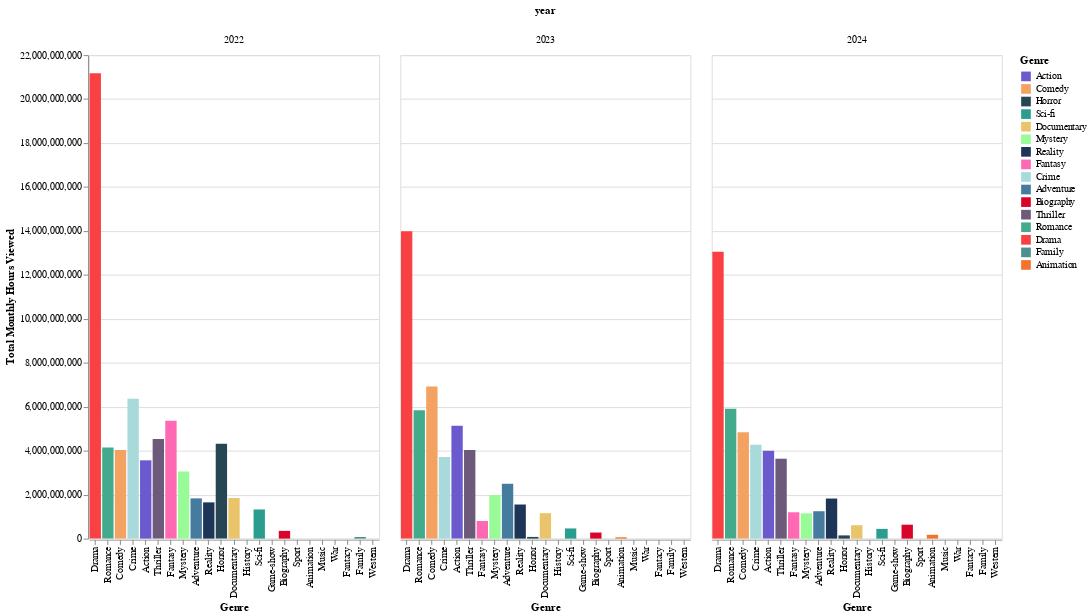

Write notebook code for a chart like this one.
### Markdown cell above
#รวมยอดวิวของประเภทซีรีส์ในแต่ละปี

### Code cell
#Drop ปี 2021 เนื่องจากมีข้อมูลเพียงครึ่งปี จึงไม่สามารถนำยอดวิวมาเปรียบเทียบกับปัอื่นที่รวมยอดวิวของทั้งปีได้
df_most_hour_eng_22_24 = df_most_hour_eng[df_most_hour_eng['year'] != 2021].reset_index(drop=True)

# แปลงข้อมูลให้ Genre อยู่ในรูปแบบที่เหมาะสม
genre_views = df_most_hour_eng_22_24.melt(
    id_vars=['year', 'monthly_hours_viewed'],
    value_vars=['Genre_1', 'Genre_2', 'Genre_3'],
    var_name='Genre_Type',
    value_name='Genre'
).groupby(['year', 'Genre'])['monthly_hours_viewed'].sum().reset_index()

# กราฟแท่งแสดงยอดวิวของแต่ละประเภทหนังในแต่ละปี
spaced_colors = {
    'Action': '#6A5ACD', 'Comedy': '#F4A261', 'Horror': '#264653', 'Sci-fi': '#2A9D8F',
    'Documentary': '#E9C46A', 'Mystery': '#98FB98', 'Reality': '#1D3557', 'Fantasy': '#FF69B4',
    'Crime': '#A8DADC', 'Adventure': '#457B9D', 'Biography': '#D90429', 'Thriller': '#6D597A',
    'Romance': '#43AA8B', 'Drama': '#F94144', 'Family': '#4D908E', 'Animation': '#F3722C'
}

genre_chart = alt.Chart(genre_views).mark_bar().encode(
    x=alt.X('Genre:N', title="Genre", sort='-y'),
    y=alt.Y('monthly_hours_viewed:Q', title="Total Monthly Hours Viewed"),
    color=alt.Color('Genre:N',
                    legend=alt.Legend(title="Genre"),
                    scale=alt.Scale(domain=list(spaced_colors.keys()), range=list(spaced_colors.values()))
                   ),
    column='year:N',
    tooltip=['year', 'Genre', 'monthly_hours_viewed']
).properties(
    width=300,
    height=500,
)

genre_chart

### Figure 1 — Vega-Lite specification as saved in the notebook (floating-point values rounded to 4 significant figures)
{"config": {"view": {"continuousWidth": 300, "continuousHeight": 300}}, "data": {"name": "data-ee14b840abd1f9537715d87c6bd00868"}, "mark": {"type": "bar"}, "encoding": {"color": {"field": "Genre", "legend": {"title": "Genre"}, "scale": {"domain": ["Action", "Comedy", "Horror", "Sci-fi", "Documentary", "Mystery", "Reality", "Fantasy", "Crime", "Adventure", "Biography", "Thriller", "Romance", "Drama", "Family", "Animation"], "range": ["#6A5ACD", "#F4A261", "#264653", "#2A9D8F", "#E9C46A", "#98FB98", "#1D3557", "#FF69B4", "#A8DADC", "#457B9D", "#D90429", "#6D597A", "#43AA8B", "#F94144", "#4D908E", "#F3722C"]}, "type": "nominal"}, "column": {"field": "year", "type": "nominal"}, "tooltip": [{"field": "year", "type": "quantitative"}, {"field": "Genre", "type": "nominal"}, {"field": "monthly_hours_viewed", "type": "quantitative"}], "x": {"field": "Genre", "sort": "-y", "title": "Genre", "type": "nominal"}, "y": {"field": "monthly_hours_viewed", "title": "Total Monthly Hours Viewed", "type": "quantitative"}}, "height": 500, "width": 300, "$schema": "https://vega.github.io/schema/vega-lite/v5.20.1.json", "datasets": {"data-ee14b840abd1f9537715d87c6bd00868": [{"year": 2022, "Genre": "Action", "monthly_hours_viewed": 3562720000}, {"year": 2022, "Genre": "Adventure", "monthly_hours_viewed": 1830880000}, {"year": 2022, "Genre": "Biography", "monthly_hours_viewed": 352300000}, {"year": 2022, "Genre": "Comedy", "monthly_hours_viewed": 4031580000}, {"year": 2022, "Genre": "Crime", "monthly_hours_viewed": 6363830000}, {"year": 2022, "Genre": "Documentary", "monthly_hours_viewed": 1846230000}, {"year": 2022, "Genre": "Drama", "monthly_hours_viewed": 21172490000}, {"year": 2022, "Genre": "Family", "monthly_hours_viewed": 72980000}, {"year": 2022, "Genre": "Fantasy", "monthly_hours_viewed": 5358160000}, {"year": 2022, "Genre": "Game-show", "monthly_hours_viewed": 74900000}, {"year": 2022, "Genre": "History", "monthly_hours_viewed": 1608610000}, {"year": 2022, "Genre": "Horror", "monthly_hours_viewed": 4314670000}, {"year": 2022, "Genre": "Music", "monthly_hours_viewed": 142450000}, {"year": 2022, "Genre": "Mystery", "monthly_hours_viewed": 3058040000}, {"year": 2022, "Genre": "Reality", "monthly_hours_viewed": 1649510000}, {"year": 2022, "Genre": "Romance", "monthly_hours_viewed": 4146030000}, {"year": 2022, "Genre": "Sci-fi", "monthly_hours_viewed": 1326620000}, {"year": 2022, "Genre": "Sport", "monthly_hours_viewed": 57330000}, {"year": 2022, "Genre": "Thriller", "monthly_hours_viewed": 4529820000}, {"year": 2023, "Genre": "Action", "monthly_hours_viewed": 5138080000}, {"year": 2023, "Genre": "Adventure", "monthly_hours_viewed": 2495500000}, {"year": 2023, "Genre": "Animation", "monthly_hours_viewed": 60700000}, {"year": 2023, "Genre": "Biography", "monthly_hours_viewed": 276600000}, {"year": 2023, "Genre": "Comedy", "monthly_hours_viewed": 6919500000}, {"year": 2023, "Genre": "Crime", "monthly_hours_viewed": 3718600000}, {"year": 2023, "Genre": "Documentary", "monthly_hours_viewed": 1157460000}, {"year": 2023, "Genre": "Drama", "monthly_hours_viewed": 13982210000}, {"year": 2023, "Genre": "Fantacy", "monthly_hours_viewed": 82130000}, {"year": 2023, "Genre": "Fantasy", "monthly_hours_viewed": 803990000}, {"year": 2023, "Genre": "Game-show", "monthly_hours_viewed": 894200000}, {"year": 2023, "Genre": "History", "monthly_hours_viewed": 311300000}, {"year": 2023, "Genre": "Horror", "monthly_hours_viewed": 77400000}, {"year": 2023, "Genre": "Mystery", "monthly_hours_viewed": 1986060000}, {"year": 2023, "Genre": "Reality", "monthly_hours_viewed": 1552010000}, {"year": 2023, "Genre": "Romance", "monthly_hours_viewed": 5839710000}, {"year": 2023, "Genre": "Sci-fi", "monthly_hours_viewed": 463200000}, {"year": 2023, "Genre": "Thriller", "monthly_hours_viewed": 4029690000}, {"year": 2023, "Genre": "War", "monthly_hours_viewed": 110600000}, {"year": 2024, "Genre": "Action", "monthly_hours_viewed": 4002400000}, {"year": 2024, "Genre": "Adventure", "monthly_hours_viewed": 1246600000}, {"year": 2024, "Genre": "Animation", "monthly_hours_viewed": 174000000}, {"year": 2024, "Genre": "Biography", "monthly_hours_viewed": 633600000}, {"year": 2024, "Genre": "Comedy", "monthly_hours_viewed": 4839700000}, {"year": 2024, "Genre": "Crime", "monthly_hours_viewed": 4266900000}, {"year": 2024, "Genre": "Documentary", "monthly_hours_viewed": 610100000}, {"year": 2024, "Genre": "Drama", "monthly_hours_viewed": 13054800000}, {"year": 2024, "Genre": "Fantasy", "monthly_hours_viewed": 1198900000}, {"year": 2024, "Genre": "Game-show", "monthly_hours_viewed": 349300000}, {"year": 2024, "Genre": "History", "monthly_hours_viewed": 1410500000}, {"year": 2024, "Genre": "Horror", "monthly_hours_viewed": 146500000}, {"year": 2024, "Genre": "Mystery", "monthly_hours_viewed": 1151200000}, {"year": 2024, "Genre": "Reality", "monthly_hours_viewed": 1823500000}, {"year": 2024, "Genre": "Romance", "monthly_hours_viewed": 5903900000}, {"year": 2024, "Genre": "Sci-fi", "monthly_hours_viewed": 443200000}, {"year": 2024, "Genre": "Sport", "monthly_hours_viewed": 467000000}, {"year": 2024, "Genre": "Thriller", "monthly_hours_viewed": 3635700000}, {"year": 2024, "Genre": "Western", "monthly_hours_viewed": 68500000}]}}
